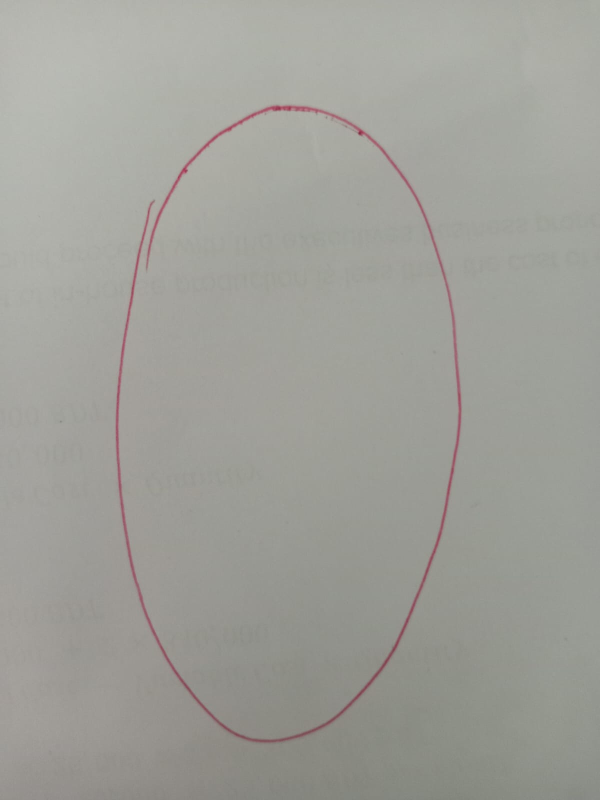
#> input picture FINAL/Assignment1/data/0.png, 1200 x 1600 px (shown at 1/2 size)
$ jupyter execute --allow-errors Assignment1.ipynb
#> lines starting #> are read from the running program, lines starting #| are printed output that depends on the picture; after the words box and inside, x2 and y2 are one past the last pixel; in counts of white or black regions, pixels touching at a corner belong together
# Imports

[cell 1]
from keras.datasets import mnist
import keras

import matplotlib.pyplot as plt
import numpy as np

# Dataset

#> (a cell that did not finish here is left out)

[cell 3]
plt.figure(figsize=(5,5))
#> (the rest of this cell did not finish here and is left out)

# Normalization

#> (a cell that did not finish here is left out)

#> (a cell that did not finish here is left out)

# Model Training

#> (a cell that did not finish here is left out)

#> (a cell that did not finish here is left out)

#> (a cell that did not finish here is left out)

[cell 9]
plt.figure(figsize=(10, 6))
plt.subplot(1, 2, 1)
#> (the rest of this cell did not finish here and is left out)

# Test Model

#> (a cell that did not finish here is left out)

#> (a cell that did not finish here is left out)

[cell 12]
plt.figure(figsize=(8,5))
#> (the rest of this cell did not finish here and is left out)

# Export Model

#> (a cell that did not finish here is left out)

# Test Model

[cell 14]
import keras
from PIL import Image
import numpy as np
import matplotlib.pyplot as plt
import cv2

[cell 15]
input_digit = 0

[cell 16]
img = Image.open(f'data/{input_digit}.png').convert('RGB')
#> img is the input picture: PIL image 1200x1600 RGB; mean R, G, B 159.4, 159.4, 153.3
img = np.array(img)
plt.imshow(img)
plt.title(img.shape)

[cell 17]
gray = cv2.cvtColor(np.array(img), cv2.COLOR_BGR2GRAY)

clahe = cv2.createCLAHE(clipLimit=2.0, tileGridSize=(8,8))
gray = clahe.apply(gray)
plt.imshow(gray, cmap='gray')

[cell 18]
blur = cv2.GaussianBlur(gray, (5,5), 0)

thresh = cv2.adaptiveThreshold(
    blur,
    255,
    cv2.ADAPTIVE_THRESH_GAUSSIAN_C,
    cv2.THRESH_BINARY_INV,
    11,
    2
)
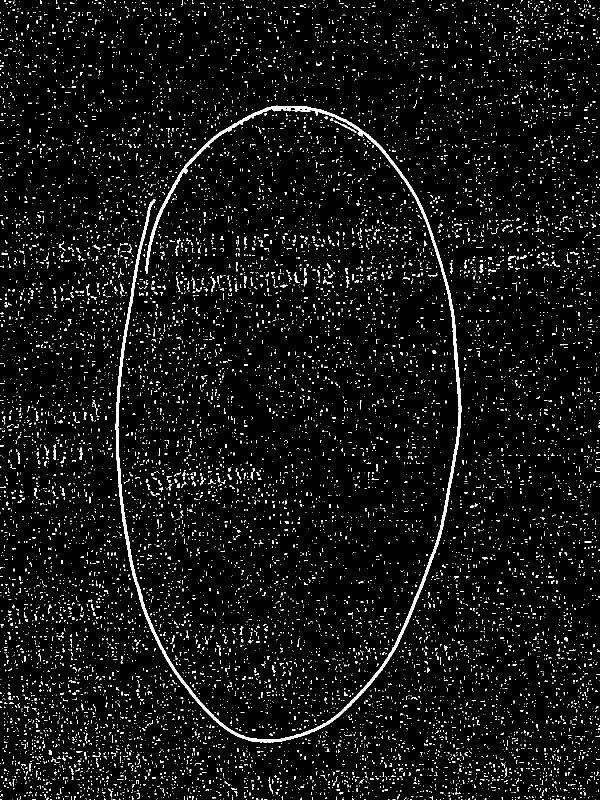
#> thresh: shape (1600, 1200) (shown at 1/2 size); 4.9% white in thin lines or dots
plt.imshow(thresh, cmap='gray')

[cell 19]
kernel = np.ones((3,3), np.uint8)
thresh = cv2.morphologyEx(thresh, cv2.MORPH_OPEN, kernel)
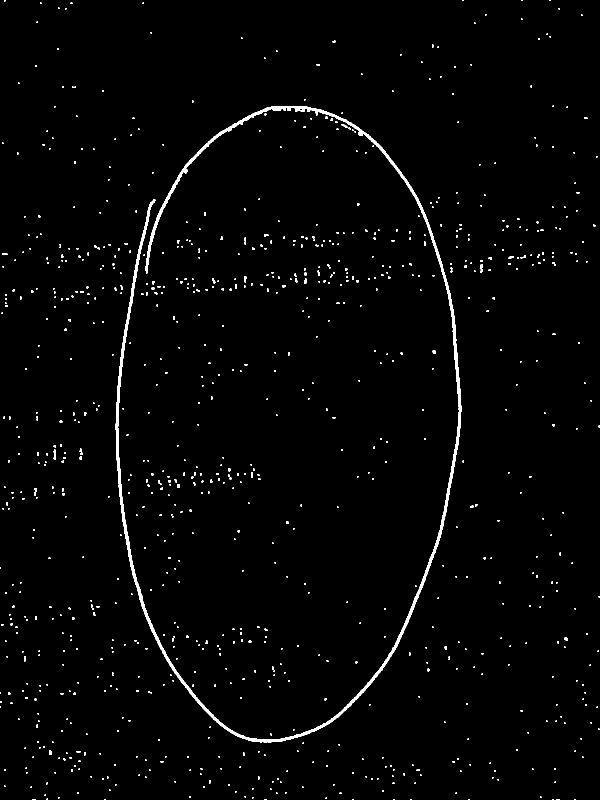
#> thresh: shape (1600, 1200) (shown at 1/2 size); 1.6% white; 937 white regions (821 under 20 px), largest, box (x1, y1, x2, y2) and area: (231, 212, 923, 1485) 18217, (960, 528, 966, 545) 67, (69, 976, 73, 992) 52
thresh = cv2.morphologyEx(thresh, cv2.MORPH_CLOSE, kernel)
#> thresh: shape (1600, 1200); 1.6% white; 911 white regions (788 under 20 px)
plt.imshow(thresh, cmap='gray')

[cell 20]
def preprocess_roi(thresh):
    h_img, w_img = thresh.shape
#> h_img = 1600; w_img = 1200

    contours, _ = cv2.findContours(
        thresh, cv2.RETR_EXTERNAL, cv2.CHAIN_APPROX_SIMPLE
    )
#> contours = 911 contours, 881 with area under 20; largest, box (x1, y1, x2, y2) and area: (231, 212, 923, 1485) 15197, (159, 897, 165, 920) 52, (960, 528, 966, 545) 52, (107, 899, 112, 919) 50, (683, 248, 702, 259) 43

    valid_contours = []

    for c in contours:
        area = cv2.contourArea(c)
        if area < 300:
            continue

        x, y, w, h = cv2.boundingRect(c)

        # reject contours touching border
        if x == 0 or y == 0 or x+w == w_img or y+h == h_img:
            continue

        # reject huge contours (likely paper/background)
        if area > 0.9 * h_img * w_img:
            continue

        valid_contours.append(c)
#> this loop made 911 passes
#> (c, area) on passes 1 to 3: ([[1149, 1598], [1149, 1599], [1151, 1599], [1151, 1598]], 2), ([[1112, 1598], [1112, 1599], [1119, 1599], [1119, 1598]], 7), ([[1104, 1598], [1104, 1599], [1106, 1599], [1106, 1598]], 2)
#> after the loop, valid_contours = 1 contour; box (x1, y1, x2, y2) and area: (231, 212, 923, 1485) 15197

    if not valid_contours:
        return None

    # NOW pick the digit
    c = max(valid_contours, key=cv2.contourArea)
#> c = contour of 2848 points, box (x1, y1, x2, y2) (231, 212, 923, 1485), area 15197
    x, y, w, h = cv2.boundingRect(c)
#> x = 231; y = 212; w = 692; h = 1273

    digit = thresh[y:y+h, x:x+w]
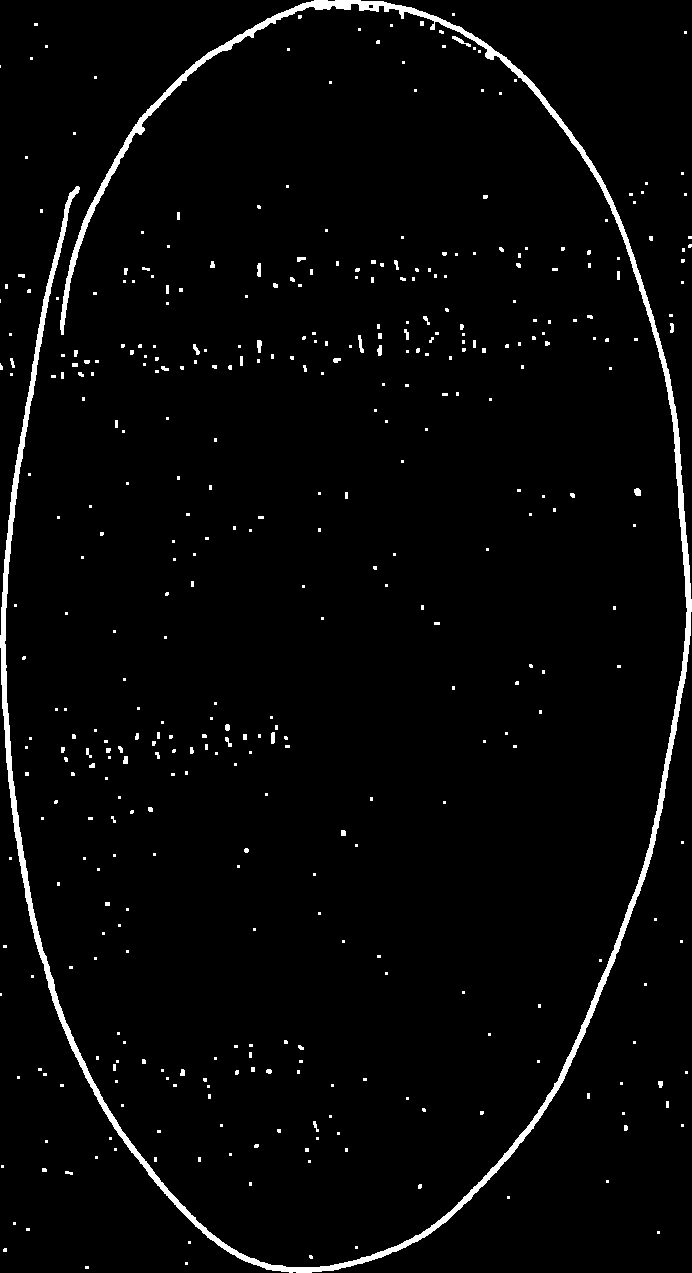
#> digit: shape (1273, 692); 2.7% white; 410 white regions (338 under 20 px), largest, box (x1, y1, x2, y2) and area: (0, 0, 692, 1273) 18292, (452, 36, 471, 47) 65, (358, 335, 364, 353) 58
    return digit

digit_bin = preprocess_roi(thresh)
digit_bin.shape
plt.imshow(digit_bin, cmap='gray')

[cell 21]
ys, xs = np.where(digit_bin > 0)

digit_crop = digit_bin[
    ys.min():ys.max()+1,
    xs.min():xs.max()+1
]

print("digit_crop shape:", digit_crop.shape)
#| digit_crop shape: (1273, 692)
plt.imshow(digit_crop, cmap='gray')
plt.title("Cropped digit (tight)")

[cell 22]
kernel = np.ones((2,2), np.uint8)
digit_crop = cv2.dilate(digit_crop, kernel, iterations=1)
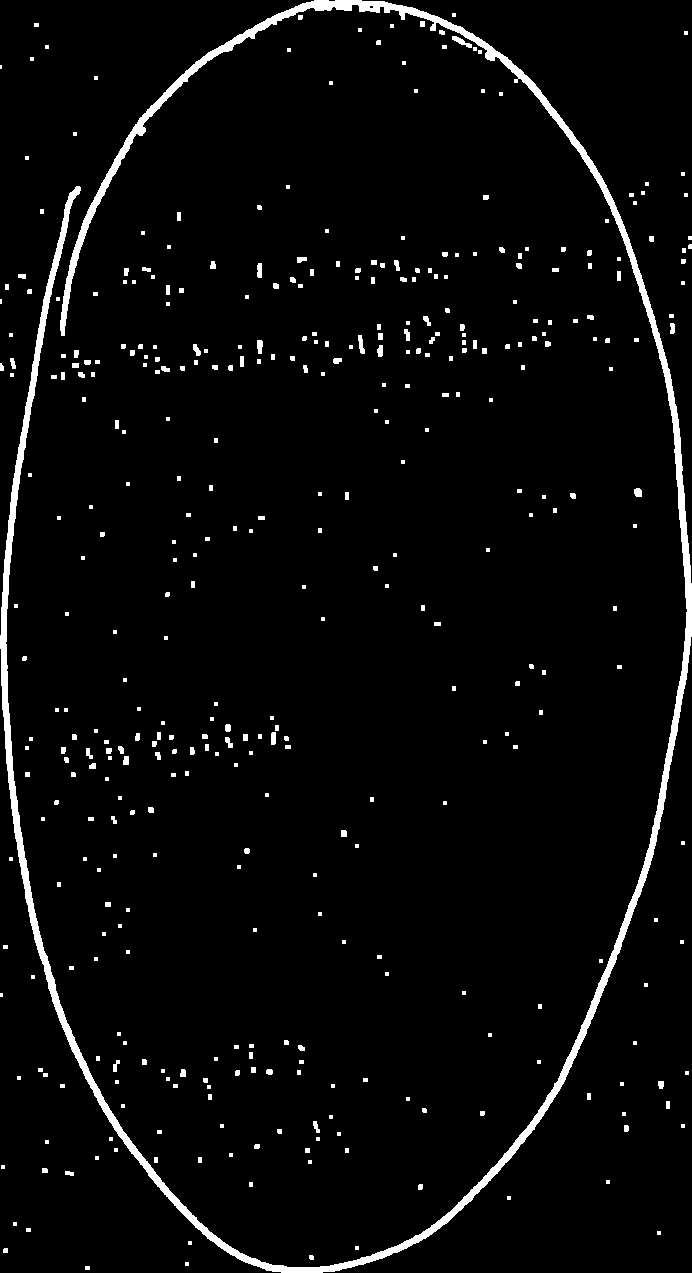
#> digit_crop: shape (1273, 692); 3.6% white; 408 white regions (175 under 20 px), largest, box (x1, y1, x2, y2) and area: (0, 0, 692, 1273) 22414, (452, 36, 472, 48) 96, (358, 335, 365, 354) 83
plt.imshow(digit_crop, cmap='gray')
plt.title("Dilated digit")

[cell 23]
h, w = digit_crop.shape
#> h = 1273; w = 692
scale = 20.0 / max(h, w)
#> scale = 0.0157

new_h = int(h * scale)
#> new_h = 20
new_w = int(w * scale)
#> new_w = 10

digit_resized = cv2.resize(
    digit_crop,
    (new_w, new_h),
    interpolation=cv2.INTER_AREA
)

print("digit_resized shape:", digit_resized.shape)
#| digit_resized shape: (20, 10)
plt.imshow(digit_resized, cmap='gray')
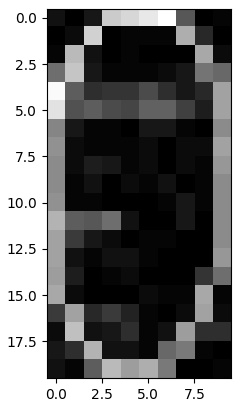
#> figure drawn by matplotlib, 1 panel

[cell 24]
_, digit_resized = cv2.threshold(
    digit_resized, 20, 255, cv2.THRESH_BINARY
)
plt.imshow(digit_resized, cmap='gray')
plt.title("Thresholded digit")
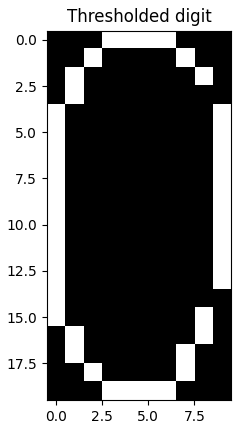
#> figure drawn by matplotlib, 1 panel

[cell 25]
canvas = np.zeros((28, 28), dtype=np.uint8)

y_off = (28 - digit_resized.shape[0]) // 2
#> y_off = 4
x_off = (28 - digit_resized.shape[1]) // 2
#> x_off = 9

canvas[
    y_off:y_off+digit_resized.shape[0],
    x_off:x_off+digit_resized.shape[1]
] = digit_resized
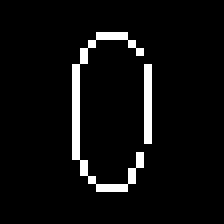
#> canvas: shape (28, 28) (shown 8 times larger); 5.4% white in thin lines or dots, all inside (x1, y1, x2, y2) = (9, 4, 19, 24)
plt.imshow(canvas, cmap='gray')

$ run again, with FINAL/Assignment1/data/3.png copied over FINAL/Assignment1/data/0.png
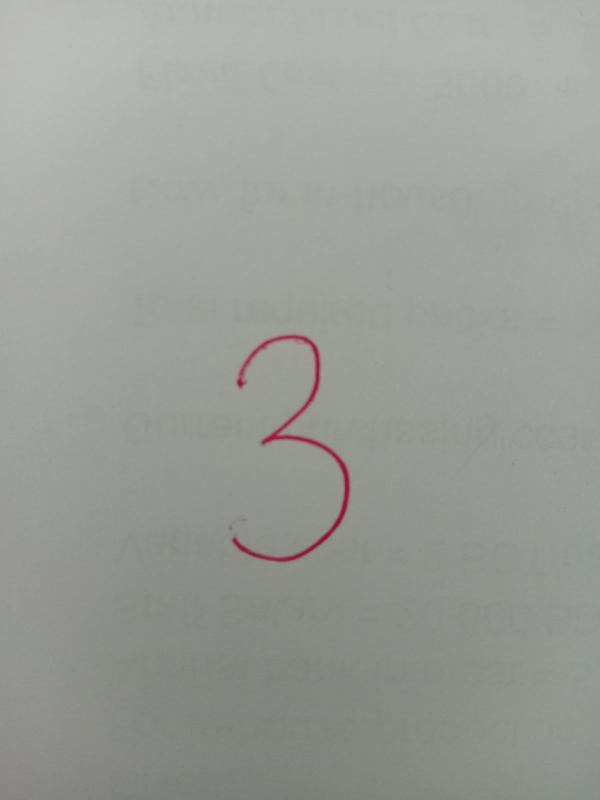
#> input picture FINAL/Assignment1/data/3.png, 1200 x 1600 px (shown at 1/2 size)
#> img is the input picture: PIL image 1200x1600 RGB; mean R, G, B 154.1, 156.1, 151.1
#> `thresh = cv2.morphologyEx(thresh, cv2.MORPH_OPEN, kernel)`:
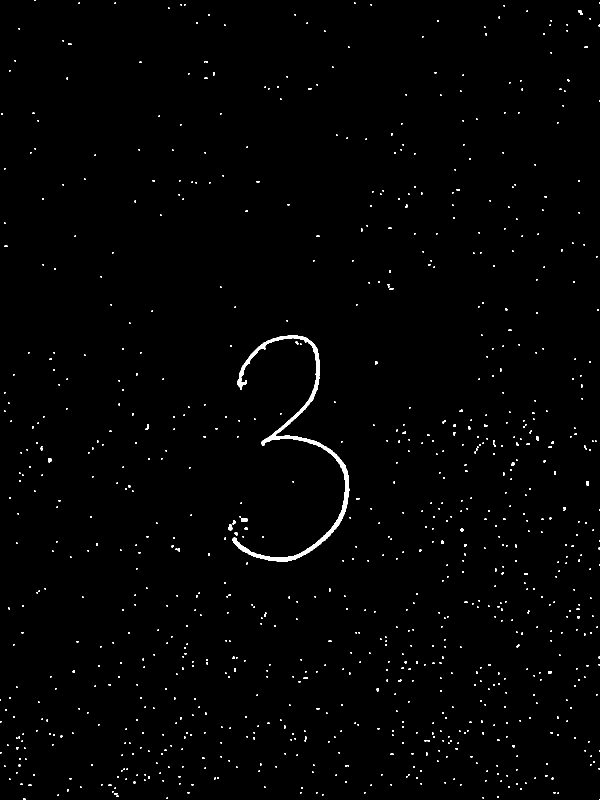
#> thresh: shape (1600, 1200) (shown at 1/2 size); 0.93% white; 906 white regions (851 under 20 px), largest, box (x1, y1, x2, y2) and area: (465, 671, 699, 1124) 7152, (482, 1037, 496, 1044) 87, (456, 1049, 465, 1061) 81
#> contours = 894 contours, 870 with area under 20; largest, box (x1, y1, x2, y2) and area: (465, 671, 699, 1124) 6248, (482, 1037, 496, 1044) 69, (456, 1049, 465, 1061) 66, (1156, 20, 1166, 30) 46, (97, 916, 104, 925) 40
#> the loop in preprocess_roi, `for c in contours:` made 894 passes
#> area on passes 8, 49: 22, 20.5
#> after the loop in preprocess_roi, `for c in contours:`: valid_contours = 1 contour; box (x1, y1, x2, y2) and area: (465, 671, 699, 1124) 6248
#> in preprocess_roi, `c = max(valid_contours, key=cv2.contourArea)`: c = contour of 832 points, box (x1, y1, x2, y2) (465, 671, 699, 1124), area 6248
#> in preprocess_roi, `x, y, w, h = cv2.boundingRect(c)`: x = 465; y = 671; w = 234; h = 453
#> digit: shape (453, 234); 7.1% white; 19 white regions (13 under 20 px), largest, box (x1, y1, x2, y2) and area: (0, 0, 234, 453) 7164, (17, 366, 31, 373) 87, (0, 370, 7, 378) 41, (24, 384, 31, 389) 30, (4, 394, 10, 400) 30, (126, 12, 132, 18) 26
#> ys = 7498 values from 0 to 452; xs = 7498 values, max 233 at index 4722, min 0 at index 5450, mean 126.9
#| digit_crop shape: (453, 234)
#> digit_crop: shape (453, 234); 8.4% white; 19 white regions (12 under 20 px), largest, box (x1, y1, x2, y2) and area: (0, 0, 234, 453) 8432, (17, 366, 32, 374) 109, (0, 370, 8, 379) 57
#| digit_resized shape: (20, 10)
#> `canvas[ y_off:y_off+digit_resized.shape[0], x_off:x_off+digit_resized...`:
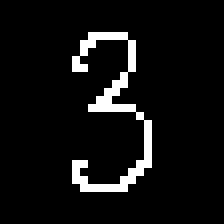
#> canvas: shape (28, 28) (shown 8 times larger); 6.5% white in thin lines or dots, all inside (x1, y1, x2, y2) = (9, 4, 19, 24)
